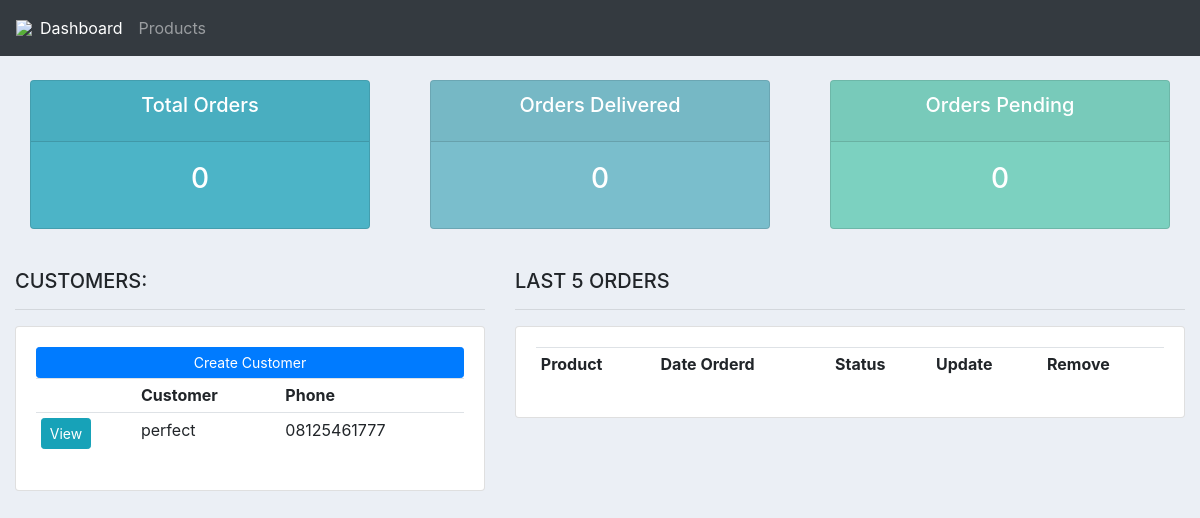
The app's page /, older data.
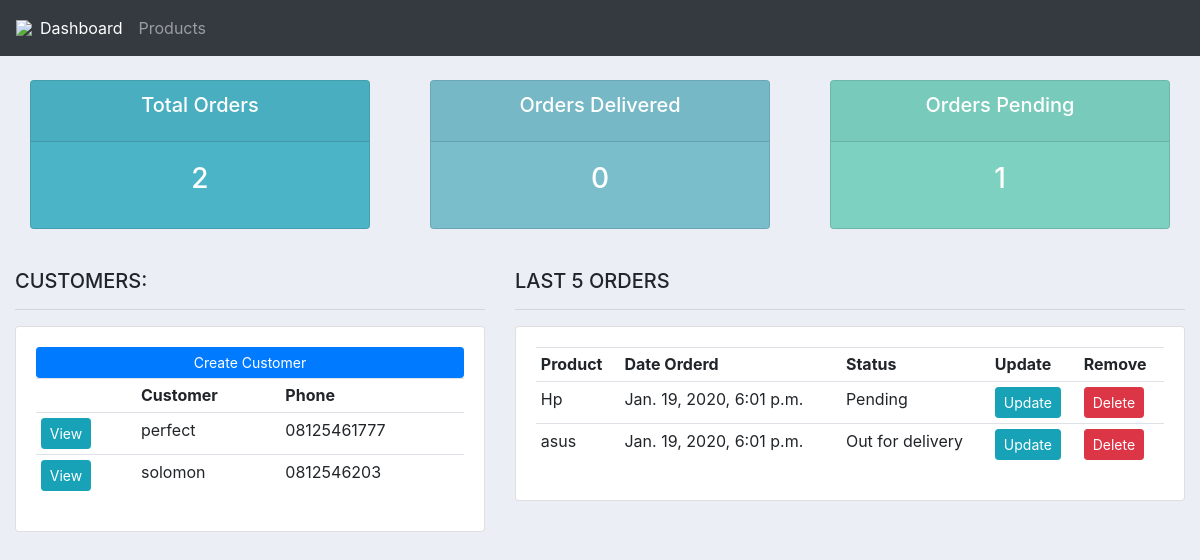
The same page, newer data.
### accounts/models.py (models this page shows, shortened)
class Customer(models.Model):
	name = models.CharField(max_length=200, null=True)
	phone = models.CharField(max_length=200, null=True)
	email = models.EmailField(null=True)
	date_created = models.DateTimeField(auto_now_add=True, null=True)

class Order(models.Model):
	STATUS = (
			('Pending', 'Pending'),
			('Out for delivery', 'Out for delivery'),
			('Delivered', 'Delivered'),
			)
	customer = models.ForeignKey(Customer, null=True, on_delete= models.SET_NULL)
	product = models.ForeignKey(Product, null=True, on_delete= models.SET_NULL)
	date_created = models.DateTimeField(auto_now_add=True, null=True)
	status = models.CharField(max_length=200, null=True, choices=STATUS)

class Product(models.Model):
	CATEGORY = (
			('Indoor', 'Indoor'),
			('Out Door', 'Out Door'),
			)
	name = models.CharField(max_length=200, null=True)
	price = models.FloatField(null=True)
	category = models.CharField(max_length=200, null=True, choices=CATEGORY)
	description = models.CharField(max_length=200, null=True, blank=True)
	date_created = models.DateTimeField(auto_now_add=True, null=True)
	tags = models.ManyToManyField(Tag)
	def __str__(self):
		return self.name

### accounts/views.py (the view)
# urls.py: path('', views.home, name="home"),
def home(request):
	orders = Order.objects.all()
	customers = Customer.objects.all()
	total_customers = customers.count()
	total_orders = orders.count()
	delivered = orders.filter(status='Delivered').count()
	pending = orders.filter(status='Pending').count()
	context = {'orders':orders, 'customers':customers,
	'total_orders':total_orders,'delivered':delivered,
	'pending':pending }
	return render(request, 'accounts/dashboard.html', context)

### accounts/templates/accounts/dashboard.html
{%  extends 'base.html' %}
{% block content %}
{%  include 'accounts/status.html' %}
<br>
<div class="row">
	<div class="col-md-5">
		<h5>CUSTOMERS:</h5>
		<hr>
		<div class="card card-body">
			<a class="btn btn-primary  btn-sm btn-block" href="">Create Customer</a>
			<table class="table table-sm">
				<tr>
					<th></th>
					<th>Customer</th>
					<th>Phone</th>
				</tr>
				{% for customer in customers %}
					<tr>
						<td><a class="btn btn-sm btn-info" href="{% url 'customer' customer.id %}">View</a></td>
						<td>{{customer.name}}</td>
						<td>{{customer.phone}}</td>
					</tr>
				{% endfor %}
			</table>
		</div>
	</div>
	<div class="col-md-7">
		<h5>LAST 5 ORDERS</h5>
		<hr>
		<div class="card card-body">
			<table class="table table-sm">
				<tr>
					<th>Product</th>
					<th>Date Orderd</th>
					<th>Status</th>
					<th>Update</th>
					<th>Remove</th>
				</tr>
				{% for order in orders %}
					<tr>
						<td>{{order.product}}</td>
						<td>{{order.date_created}}</td>
						<td>{{order.status}}</td>
						<td><a class="btn btn-sm btn-info" href="{% url 'update_order' order.id %}">Update</a></td>
						<td><a class="btn btn-sm btn-danger" href="{% url 'delete_order' order.id %}">Delete</a></td>
					</tr>
				{% endfor %}
			</table>
		</div>
	</div>
</div>
{% endblock %}

### accounts/templates/base.html (shortened to what this page needs)
{% load static %}
<!DOCTYPE html>
<html lang="en">
<head>
    <link rel="stylesheet" href="https://stackpath.bootstrapcdn.com/bootstrap/4.3.1/css/bootstrap.min.css">
    <link rel="stylesheet" href="{% static '/css/main.css' %}">
</head>
<body>
    {% include 'navbar.html' %}
    <div class='container-fluid'>
        {% block content %}
        {% endblock %}
    </div>
</body>
</html>

### accounts/templates/navbar.html (shortened to what this page needs)
{% load static %}
<nav class="navbar navbar-expand-lg navbar-dark bg-dark">
 <img src="{% static 'images/logo.png' %}">
  <div class="collapse navbar-collapse" id="navbarNav">
    <ul class="navbar-nav">
      <li class="nav-item active">
        <a class="nav-link" href="{% url 'home' %}">Dashboard</a>
      </li>
      <li class="nav-item">
        <a class="nav-link" href="{% url 'products' %}">Products</a>
      </li>
    </ul>
  </div>
</nav>

### accounts/templates/accounts/status.html
<br>
<div class="row">
	<div class="col">
		<div class="col-md">
			<div class="card text-center text-white  mb-3" id="total-orders">
			  	<div class="card-header">
			  		<h5 class="card-title">Total Orders</h5>
			  	</div>
			  	<div class="card-body">
			    	<h3 class="card-title">{{ total_orders }}</h3>
			  	</div>
			</div>
		</div>
	</div>
	<div class="col">
		<div class="col-md">
			<div class="card text-center text-white  mb-3" id="orders-delivered">
			  	<div class="card-header">
			  		<h5 class="card-title">Orders Delivered</h5>
			  	</div>
			  	<div class="card-body">
			    	<h3 class="card-title">{{ delivered }}</h3>
			  	</div>
			</div>
		</div>
	</div>
	<div class="col">
		<div class="col-md">
			<div class="card text-center text-white  mb-3" id="orders-pending">
			  	<div class="card-header">
			  		<h5 class="card-title">Orders Pending</h5>
			  	</div>
			  	<div class="card-body">
			    	<h3 class="card-title">{{ pending }}</h3>
			  	</div>
			</div>
		</div>
	</div>
</div>

### static/css/main.css (style rules this page uses)
body { background-color: #ebeff5; }
#total-orders { background-color: #4cb4c7; }
#orders-delivered { background-color: #7abecc; }
#orders-pending { background-color: #7CD1C0; }

Row changes from the older to the newer data that the page shows:
added Customer: name "solomon", phone "0812546203"
added Order: product "Hp", date_created "Jan. 19, 2020, 6:01 p.m.", status "Pending"
added Order: product "asus", date_created "Jan. 19, 2020, 6:01 p.m.", status "Out for delivery"
Text that changed along with them:
{{ total_orders }}: "0" → "2"
{{ pending }}: "0" → "1"
